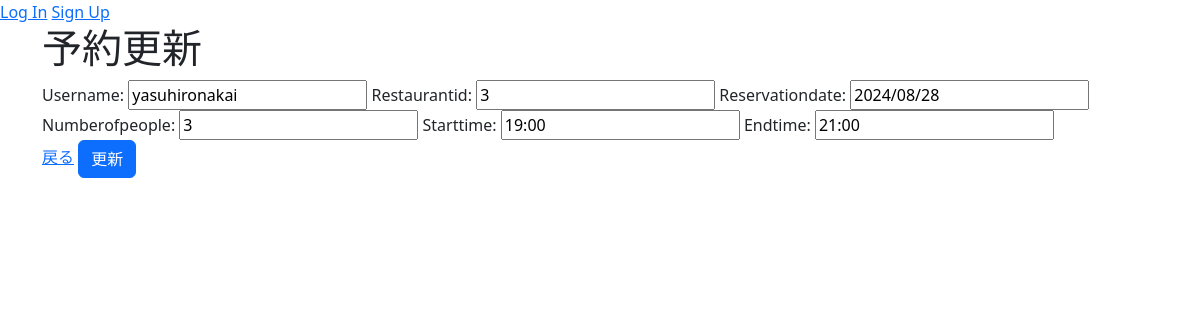
The page /main/reservationupdate/1 on the database its author committed.
### main/models.py (models this page shows, shortened)
class Reservation(models.Model):
    username = models.CharField(max_length=200)
    restaurantid = models.PositiveIntegerField()
    reservationdate = models.CharField(max_length=10)
    numberofpeople = models.PositiveIntegerField()
    starttime = models.CharField(max_length=10)
    endtime = models.CharField(max_length=10)

### main/views.py (the view, shortened to what this page needs)
# urls.py: path('main/reservationupdate/<int:pk>',views.ReservationUpdateView.as_view(), name="reservation_update"),
class ReservationUpdateView(UpdateView):
    model = Reservation
    fields = '__all__'
    template_name_suffix = '_Update_form'
    def get_context_data(self, **kwargs):
        restaurantid = self.request.GET.get('restaurantid')
        context = super(ReservationUpdateView, self).get_context_data(**kwargs)
        context.update({
            'restaurantid': restaurantid,
        })
        return context

### main/templates/main/Reservation_Update_form.html (shortened to what this page needs)
{% extends "base.html" %}
{% load bootstrap %}
{% block content %}
<h1>予約更新</h1>
<form method="post" enctype="multipart/form-data">
    {{ form|bootstrap }}
    <br>
    <a href="{% url 'reservation_list' %}?restaurantid={{ review.restaurantid }}">戻る</a>
    <form action="{% url 'reservation_list' %}?restaurantid={{ review.restaurantid }}" method="get">
        <input type="submit" class="btn btn-primary" value="更新">
    </form>
</form>
{% endblock %}

### rows shown on the page
Reservation: username "yasuhironakai", restaurantid "3", reservationdate "2024/08/28", numberofpeople "3", starttime "19:00", endtime "21:00"
